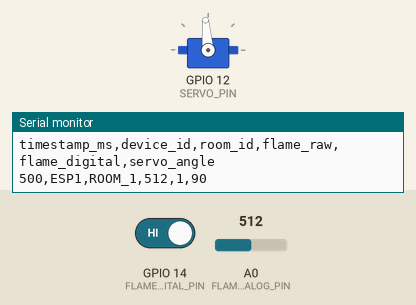
Simulated run of this sketch. Board: ESP8266 (NodeMCU). On the bench: servo, the last lines printed to the serial monitor. Inputs (shaded band) come from the test bench; at power-on: GPIO 14 (FLAME_DIGITAL_PIN) HIGH, A0 (FLAME_ANALOG_PIN) = 512.

Above: at 0.75 s.
At 10.6 s:
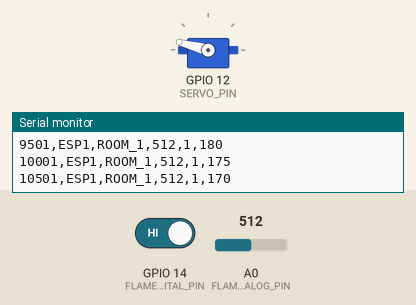
At 20.25 s:
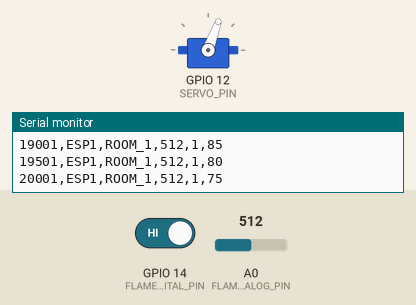
At 39.75 s:
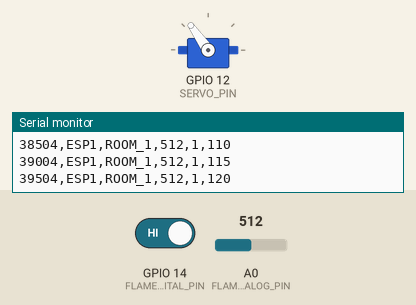
Timing chart, 0 to 40.0 s (numbered marks = the images above):
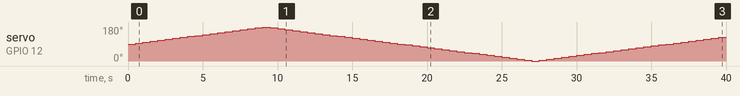

The sketch:

esp1_detection.ino
```cpp
#include <Arduino.h>
#include <Servo.h>
#include "config.h"

Servo scanServo;

int scanAngle = 0;
int scanDirection = 1;
unsigned long lastSampleTime = 0;

void setup() {
  Serial.begin(115200);
  delay(200);

  pinMode(FLAME_DIGITAL_PIN, INPUT);

  scanServo.attach(SERVO_PIN);
  scanServo.write(90);
  scanAngle = 90;
  delay(300);

  // Print initial CSV Header to Serial
  Serial.println("timestamp_ms,device_id,room_id,flame_raw,flame_digital,servo_angle");
}

void loop() {
  unsigned long currentTime = millis();

  if (currentTime - lastSampleTime >= SAMPLE_INTERVAL_MS) {
    lastSampleTime = currentTime;

    // Read Sensors
    int flameRaw = analogRead(FLAME_ANALOG_PIN);
    int flameDigital = digitalRead(FLAME_DIGITAL_PIN);

    // Output Machine-Readable CSV line over Serial
    Serial.print(currentTime);
    Serial.print(",");
    Serial.print(DEVICE_ID);
    Serial.print(",");
    Serial.print(ROOM_ID);
    Serial.print(",");
    Serial.print(flameRaw);
    Serial.print(",");
    Serial.print(flameDigital);
    Serial.print(",");
    Serial.println(scanAngle);

    // Increment scanning angle
    scanAngle += scanDirection * 5;
    if (scanAngle >= 180) {
      scanAngle = 180;
      scanDirection = -1;
    } else if (scanAngle <= 0) {
      scanAngle = 0;
      scanDirection = 1;
    }
    scanServo.write(scanAngle);
  }
}
```

original_esp1.ino
```cpp
// This file contains the original ESP1 firmware with Telegram and Servo integration.
// For the current data logging phase, esp1_detection.ino will be used.

#include <ESP8266WiFi.h>
#include <espnow.h>
#include <Servo.h>
#include <WiFiClientSecure.h>
#include <UniversalTelegramBot.h>

extern "C" {
  #include "user_interface.h"
}

// ... [code truncated for brevity, refer to user request for full original ESP1 code] ...
```

config.h
```cpp
#ifndef CONFIG_H
#define CONFIG_H

// =====================================================
// DEVICE CONFIGURATION
// =====================================================

#define DEVICE_ID "ESP1"
#define ROOM_ID   "ROOM_1"

// =====================================================
// HARDWARE PINS
// =====================================================

#define FLAME_ANALOG_PIN  A0     // Analog pin for raw continuous AI signal
#define FLAME_DIGITAL_PIN 14     // GPIO14 / D5 for digital threshold read
#define SERVO_PIN         12     // GPIO12 / D6 for scanning servo motor

// =====================================================
// SAMPLING CONFIGURATION
// =====================================================

// Interval between data samples in milliseconds (default: 500ms = 2 Hz)
#define SAMPLE_INTERVAL_MS 500

#endif // CONFIG_H
```

Measured:
- by itself, servo on GPIO 12 (SERVO_PIN): 90° → 95° at 0.50 s, → 100° 0.50 s later, → 105° 0.50 s later, → 110° 0.50 s later, … (79 changes in this stretch)
